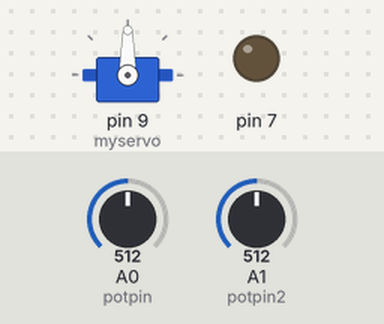
The sketch below on a simulated Arduino Uno, built with avr-gcc and run on an emulated ATmega328P. On the bench: servo, output pins drawn as LEDs (lit = HIGH). The test bench sets the inputs (shaded band); at power-on: A0 (potpin) = 512, A1 (potpin2) = 512.

Above: at 1.2 s.
1.3 s: A0 (potpin) set to 524
At 1.46 s:
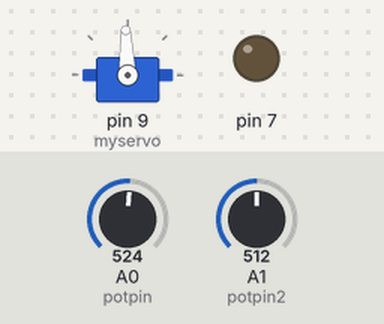
4.3 s: A1 (potpin2) set to 716
5.8 s: A1 (potpin2) set to 900
7.3 s: A1 (potpin2) set to 1023
8.8 s: A0 (potpin) set to 306
At 9.4 s:
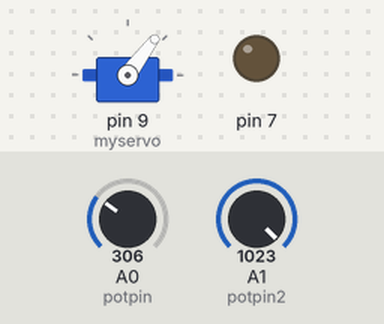
11.8 s: A1 (potpin2) set to 306
Timing chart, 0 to 14.3 s (numbered marks = the images above; inputs shaded):
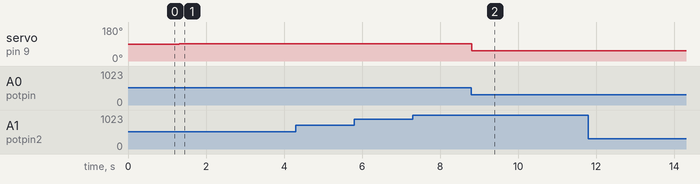

The sketch:

Frequencer.ino
```cpp
#include <Servo.h>
#include "pitches.h"

Servo myservo;  // create servo object to control a servo

// notes in the melody:
int melody[] = {
  NOTE_C4, NOTE_G3, NOTE_G3, NOTE_A3, NOTE_G3, 0, NOTE_B3, NOTE_C4
};

// note durations: 4 = quarter note, 8 = eighth note, etc.:
int noteDurations[] = {
  4, 8, 8, 4, 4, 4, 4, 4
};

int potpin = 0;  // analog pin used to connect the potentiometer
int potpin2 = 1;
int val;
int val2; // variable to read the value from the analog pin

int freq = 1000;

void setup() {
  pinMode(7, OUTPUT);
  myservo.attach(9);  // attaches the servo on pin 9 to the servo object
}

void loop() {

  val = analogRead(potpin);
  val = map(val, 0, 1023, 0, 180);
  myservo.write(val);
  delay(15);

  val2 = analogRead(potpin2);
  val2 = map(val2, 0, 1023, 0, 180);
  myservo.write(val2);
  delay(15);

  if (val2 >= 60 && val2 <= 65) {
  tone(8, 4300); //generate 4300khz
  delay(150);
  tone(8, 3500); //generate 3500khz
  delay(150);
  }
  if (val2 >= 30 && val2 <= 35) {
  int czestotliwosc = 0;
  for (czestotliwosc = 31; czestotliwosc < 7000; czestotliwosc++) {
    tone(8, czestotliwosc);
  }
  }
  if (val2 >= 180 && val2 <= 170) {
    tone(8, 1000, 500);
  }
  if (val >= 60 && val <= 65) {
  for (int thisNote = 0; thisNote < 8; thisNote++) {

    // to calculate the note duration, take one second divided by the note type.
    //e.g. quarter note = 1000 / 4, eighth note = 1000/8, etc.
    int noteDuration = 1000 / noteDurations[thisNote];
    tone(8, melody[thisNote], noteDuration);

    // to distinguish the notes, set a minimum time between them.
    // the note's duration + 30% seems to work well:
    int pauseBetweenNotes = noteDuration * 1.30;
    delay(pauseBetweenNotes);
    // stop the tone playing:
    noTone(8);
  }
  }
  else {
  }
}
```

pitches.h
```cpp
#define NOTE_B0  31
#define NOTE_C1  33
#define NOTE_CS1 35
#define NOTE_D1  37
#define NOTE_DS1 39
#define NOTE_E1  41
#define NOTE_F1  44
#define NOTE_FS1 46
#define NOTE_G1  49
#define NOTE_GS1 52
#define NOTE_A1  55
#define NOTE_AS1 58
#define NOTE_B1  62
#define NOTE_C2  65
#define NOTE_CS2 69
#define NOTE_D2  73
#define NOTE_DS2 78
#define NOTE_E2  82
#define NOTE_F2  87
#define NOTE_FS2 93
#define NOTE_G2  98
#define NOTE_GS2 104
#define NOTE_A2  110
#define NOTE_AS2 117
#define NOTE_B2  123
#define NOTE_C3  131
#define NOTE_CS3 139
#define NOTE_D3  147
#define NOTE_DS3 156
#define NOTE_E3  165
#define NOTE_F3  175
#define NOTE_FS3 185
#define NOTE_G3  196
#define NOTE_GS3 208
#define NOTE_A3  220
#define NOTE_AS3 233
#define NOTE_B3  247
#define NOTE_C4  262
#define NOTE_CS4 277
#define NOTE_D4  294
#define NOTE_DS4 311
#define NOTE_E4  330
#define NOTE_F4  349
#define NOTE_FS4 370
#define NOTE_G4  392
#define NOTE_GS4 415
#define NOTE_A4  440
#define NOTE_AS4 466
#define NOTE_B4  494
#define NOTE_C5  523
#define NOTE_CS5 554
#define NOTE_D5  587
#define NOTE_DS5 622
#define NOTE_E5  659
#define NOTE_F5  698
#define NOTE_FS5 740
#define NOTE_G5  784
#define NOTE_GS5 831
#define NOTE_A5  880
#define NOTE_AS5 932
#define NOTE_B5  988
#define NOTE_C6  1047
#define NOTE_CS6 1109
#define NOTE_D6  1175
#define NOTE_DS6 1245
#define NOTE_E6  1319
#define NOTE_F6  1397
#define NOTE_FS6 1480
#define NOTE_G6  1568
#define NOTE_GS6 1661
#define NOTE_A6  1760
#define NOTE_AS6 1865
#define NOTE_B6  1976
#define NOTE_C7  2093
#define NOTE_CS7 2217
#define NOTE_D7  2349
#define NOTE_DS7 2489
#define NOTE_E7  2637
#define NOTE_F7  2794
#define NOTE_FS7 2960
#define NOTE_G7  3136
#define NOTE_GS7 3322
#define NOTE_A7  3520
#define NOTE_AS7 3729
#define NOTE_B7  3951
#define NOTE_C8  4186
#define NOTE_CS8 4435
#define NOTE_D8  4699
#define NOTE_DS8 4978
```

Measured:
- after the input at 1.3 s, servo on pin 9 (myservo): 90° → 92° at once
- after the input at 8.8 s, servo on pin 9 (myservo): 92° → 53° at once
